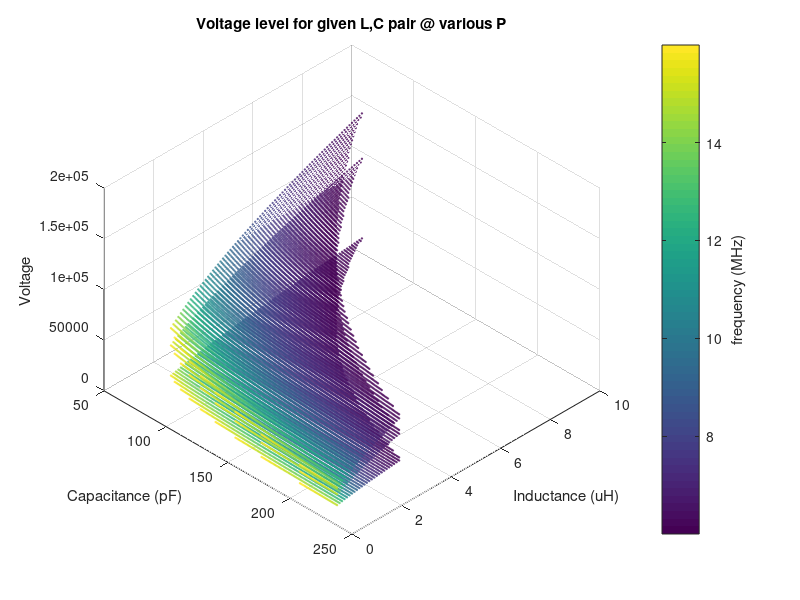
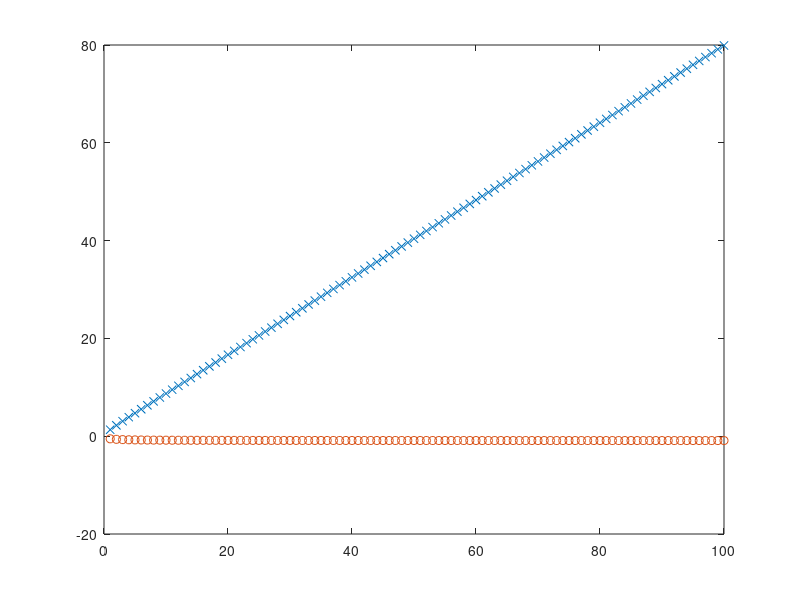
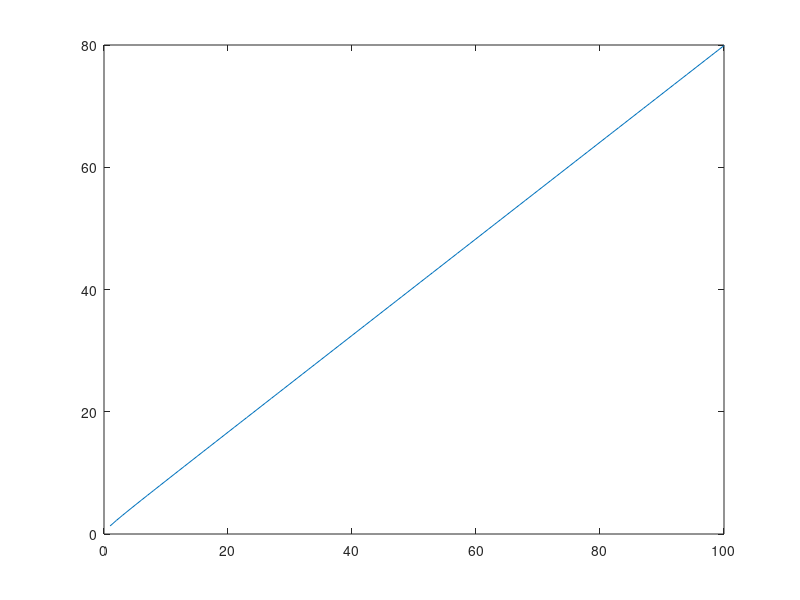
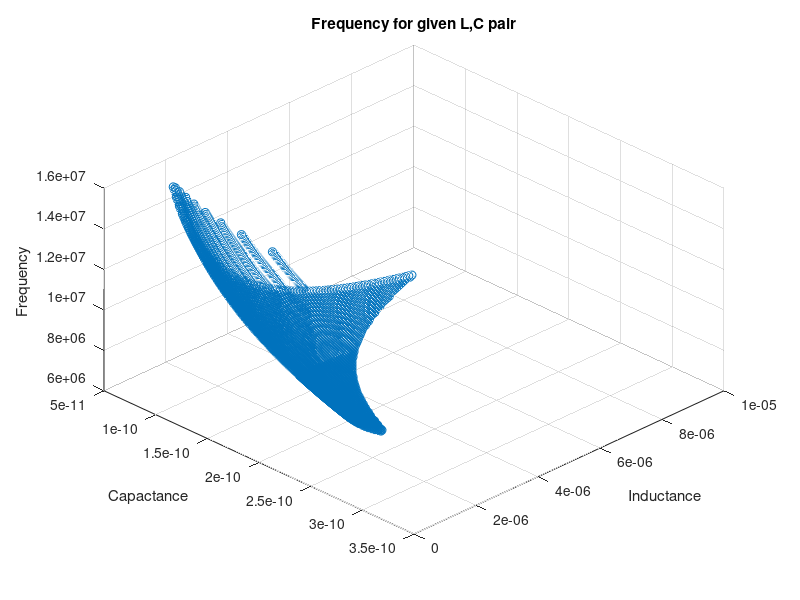

MATLAB code for these plots, in order:
%% LC Optimization

%% reset
clear; close all; clc

%% Constants
C_Dee = 78*10^-12; % in Farads -- maybe want to remeasure
min_freq = 6*10^6; max_freq = 16*10^6; % in Hz
d = 2; % diameter of inductor loop, in inches
n_l = 1.125; % turns per unit length

%% Variables
L = [0.1:0.1:10]*10^-6; % choose discrete values for L, in H
RAc = [50]*10^-3; % in Ohm -- somehow this relates to L
C = (0:150)*10^-12; % in F -- actually (mostly) continuous for vacuum C
P = [100:700:1500]; % in W -- can probably tune with hardware

%% Inductor things
ll = zeros(2, length(L)); % vector for inductor length, in inches
a = d^2*n_l^2; 
for k = 1:length(L)
    b = -40*L(k)*10^6;
    c = -18*d*L(k)*10^6;
    % r = roots([a b c]);
    ll(:,k) = roots([a b c]);
end
l = ll(1,:);
figure(11), plot(1:length(ll), ll(1,:),'x', 1:length(ll), ll(2,:),'o')
figure(12), plot(l)

%% Calculations
C_eq = C+C_Dee; % calculate parallel capacitance
[Cg, Lg] = meshgrid(C_eq, L); % define meshgrid to compute something as a function of (L,C) ordered pair

freq = 1./(2*pi*sqrt(Lg.*Cg)); % define freq array as freq(L,C) for each (L,C) pair
ind = (freq >= min_freq) & (freq <= max_freq); % create logical array to see which indices (l,c) puts us within our range

figure(100), scatter3(Cg(ind==1),Lg(ind==1),freq(ind==1));
title('Frequency for given L,C pair');
xlabel('Capactance'),ylabel('Inductance'),zlabel('Frequency');
view(45,45);

figure(101), surfc(Cg,Lg,freq.*ind);
title('Frequency for given L,C pair');
xlabel('Capactance'),ylabel('Inductance'),zlabel('Frequency');
view(45,45);


% -------- Some notes:
% RAc should change for each L - how to figure this out?
% we assumed P was set at 1500 - 
% maybe better to plot P as one of the X-Y axes and generate level surfaces
% for each discrete L value.
% need to verify the indices where freq in proper range

for n = 1:length(P)
    Vpp = 2*sqrt(2*P(n)*Lg./(RAc*Cg)).*ind; % compute Vpp for given power, at each (L,C)
        % multiply by our logical array s.t. V(L,C) for (L,C) pair out of
        % freq. range returns 0, and keeps original value o.w.
    
    figure(1), hold on, scatter3(Cg(Vpp>0)*10^12,Lg(Vpp>0)*10^6,... 
        Vpp(Vpp>0),1,freq(Vpp>0)*10^-6); % use scatter plot to show data
        % uses conditionals to plot only the data within our freq. range
        % parameter 4 specifies point size
        % parameter 5 specifies color map (change color for different Vpp
        % values).
    title('Voltage level for given L,C pair @ various P')
    xlabel('Capacitance (pF)'), ylabel('Inductance (uH)'),zlabel('Voltage');
    view(45,45); 
    
    % -- just for scatter3 vs surface comparison
    %{
    if n==1
    figure(n+100), surfc(Cg,Lg,Vpp)
    title('Voltage level for given L,C pair')
    xlabel('Capacitance'), ylabel('Inductance'),zlabel('Voltage');
    view(45,45);
    end
    %}
    
end
figure(1), grid; cbar=colorbar; ylabel(cbar,'frequency (MHz)'); hold off;
